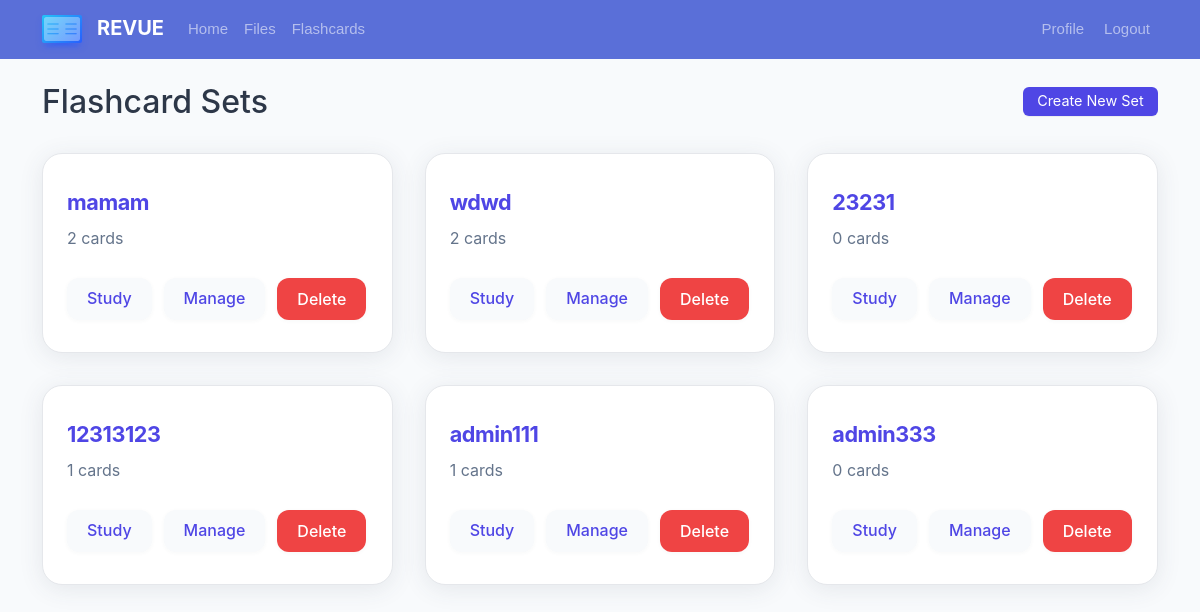
Page /flashcards/sets (signed in) on the committed database.
### app/models.py (models this page shows)
class FlashcardSet(db.Model):
    id = db.Column(db.Integer, primary_key=True)
    title = db.Column(db.String(200))
    owner_id = db.Column(db.Integer)
    is_global = db.Column(db.Boolean, default=False)
    cards = db.relationship('Flashcard', backref='set', cascade='all, delete-orphan')

### app/flashcards.py (the view)
@bp.route('/sets')
@login_required
def sets():
    if current_user.role == 'admin':
        sets = FlashcardSet.query.all()
    else:
        sets = FlashcardSet.query.filter((FlashcardSet.owner_id == current_user.id) | (FlashcardSet.is_global == True)).all()
    return render_template('flashcards/sets.html', sets=sets)

### app/auth.py (called while the page is built)
@login_manager.user_loader
def load_user(user_id):
    return User.query.get(int(user_id))

### app/templates/flashcards/sets.html (shortened to what this page needs)
{% extends "base.html" %}
{% block content %}
<link rel="stylesheet" href="{{ url_for('static', filename='css/flashcards.css') }}">
<div style="display: flex; align-items: center; justify-content: space-between; margin-bottom: 2rem;">
    <h2 style="margin: 0; color: #2d3748;">Flashcard Sets</h2>
    <button class="btn-small" data-bs-toggle="modal" data-bs-target="#createSetModal">Create New Set</button>
</div>
<div class="flashcard-container">
    {% for set in sets %}
    <div class="flashcard-set">
        <div class="flashcard-title">{{ set.title }}</div>
        <div class="flashcard-count">{{ set.cards|length }} cards</div>
        <div class="flashcard-actions">
            <a href="{{ url_for('flashcards.study_set', set_id=set.id) }}">Study</a>
            <a href="{{ url_for('flashcards.view_set', set_id=set.id) }}">Manage</a>
            <button type="button" class="danger" data-bs-toggle="modal" data-bs-target="#deleteSetModal{{ set.id }}">Delete</button>
        </div>
    </div>
    {% endfor %}
</div>
{% endblock %}

### app/static/css/style.css (style rules this page uses)
:root { --primary-60: #5a6fd8; }
body { min-height: 100vh; background-image: url('/static/no.jpg'); background-size: cover; background-position: center; background-attachment: fixed; }

### app/static/css/flashcards.css (style rules this page uses)
:root { --primary: #4f46e5; --primary-light: #6366f1; --accent: #38bdf8; --danger: #ef4444; --success: #22c55e; --bg: #f8fafc; --card-bg: #fff; --text-main: #1e293b; --text-muted: #64748b; --border: #e5e7eb; --radius: 1.25rem; --shadow: 0 4px 24px rgba(60,72,88,0.10); --shadow-hover: 0 8px 32px rgba(60,72,88,0.18); }
body { background: var(--bg); font-family: 'Inter', 'Segoe UI', Arial, sans-serif; color: var(--text-main); }
.flashcard-container { display: grid; grid-template-columns: repeat(auto-fit, minmax(280px, 1fr)); gap: 2rem; justify-content: center; margin: 2rem auto; max-width: 1200px; }
.flashcard-set { background: var(--card-bg); border-radius: var(--radius); box-shadow: var(--shadow); padding: 2rem 1.5rem; min-height: 200px; display: flex; flex-direction: column; align-items: flex-start; transition: box-shadow 0.2s, transform 0.2s; border: 1px solid var(--border); position: relative; }
.flashcard-title { font-size: 1.35rem; font-weight: 700; margin-bottom: 0.5rem; color: var(--primary); letter-spacing: -0.02em; }
.flashcard-count { font-size: 1rem; color: var(--text-muted); margin-bottom: 1.25rem; }
.flashcard-actions { margin-top: auto; display: flex; gap: 0.75rem; }
.flashcard-actions a, .flashcard-actions button { padding: 0.5rem 1.25rem; border-radius: 0.75rem; border: none; background: var(--bg); color: var(--primary); font-weight: 500; text-decoration: none; transition: background 0.2s, color 0.2s; cursor: pointer; box-shadow: 0 1px 4px rgba(60,72,88,0.04); }
.flashcard-actions .danger { background: var(--danger); color: #fff; }
a, .flashcard-actions a, .flashcard-detail-actions a, .study-card-footer a { text-decoration: none; border-bottom: 2px solid transparent; transition: border-color 0.2s, color 0.2s; }

### app/templates/flashcards/sets.html (style rules this page uses)
.btn-small { display: inline-block; padding: 0.45rem 0.9rem; font-size: 0.9rem; border-radius: 6px; background: var(--primary, #2563eb); color: #fff; border: none; cursor: pointer; text-decoration: none; line-height: 1; box-shadow: 0 1px 0 rgba(0,0,0,0.05); transition: background-color 120ms ease, box-shadow 120ms ease; }

### rows in the picture
FlashcardSet: title "mamam", cards|length "2"
FlashcardSet: title "wdwd", cards|length "2"
FlashcardSet: title "23231", cards|length "0"
FlashcardSet: title "12313123", cards|length "1"
FlashcardSet: title "admin111", cards|length "1"
FlashcardSet: title "admin333", cards|length "0"
